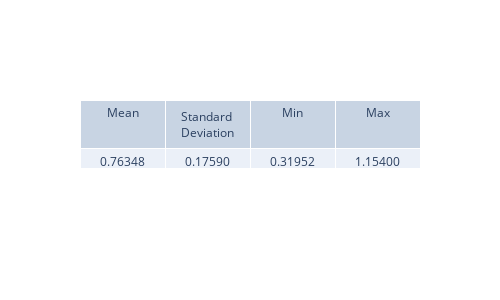

Notebook cell for this chart:
### Code cell
diff_integrals = np.sqrt(psi_sq_diff).mean(axis=0) * (x_max - x_min)
view_metrics(diff_integrals)

plt.figure(figsize=(8,5), dpi=200)
plt.plot(t_values, diff_integrals, '-')
plt.xlabel('Time (ps)')
plt.ylabel('Integral of absolute error of psi^2(x, t)')
plt.title('Integral of sqrt(abs(delta(psi^2)))')
plt.grid(True)
plt.show()

### Figure 1 — Plotly figure (JSON) as saved in the notebook; plotly's stock layout.template omitted (floating-point values rounded to 4 significant figures)
{"data": [{"cells": {"values": [["0.76348"], ["0.17590"], ["0.31952"], ["1.15400"]]}, "header": {"values": ["Mean", "Standard Deviation", "Min", "Max"]}, "type": "table"}], "layout": {"height": 300, "width": 500}}
